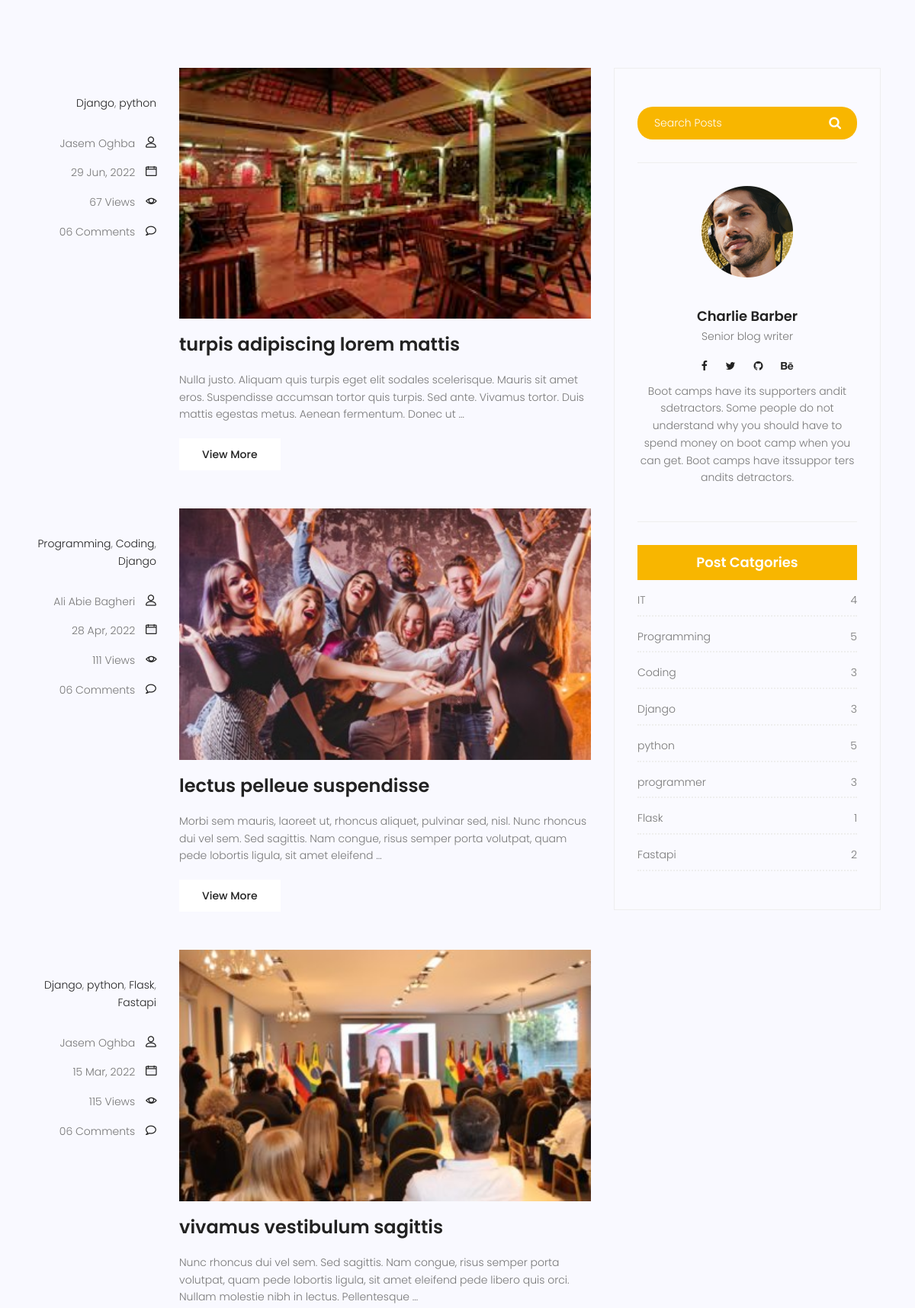
The page /blog/category/Django/ (middle part) on the database as committed earlier.
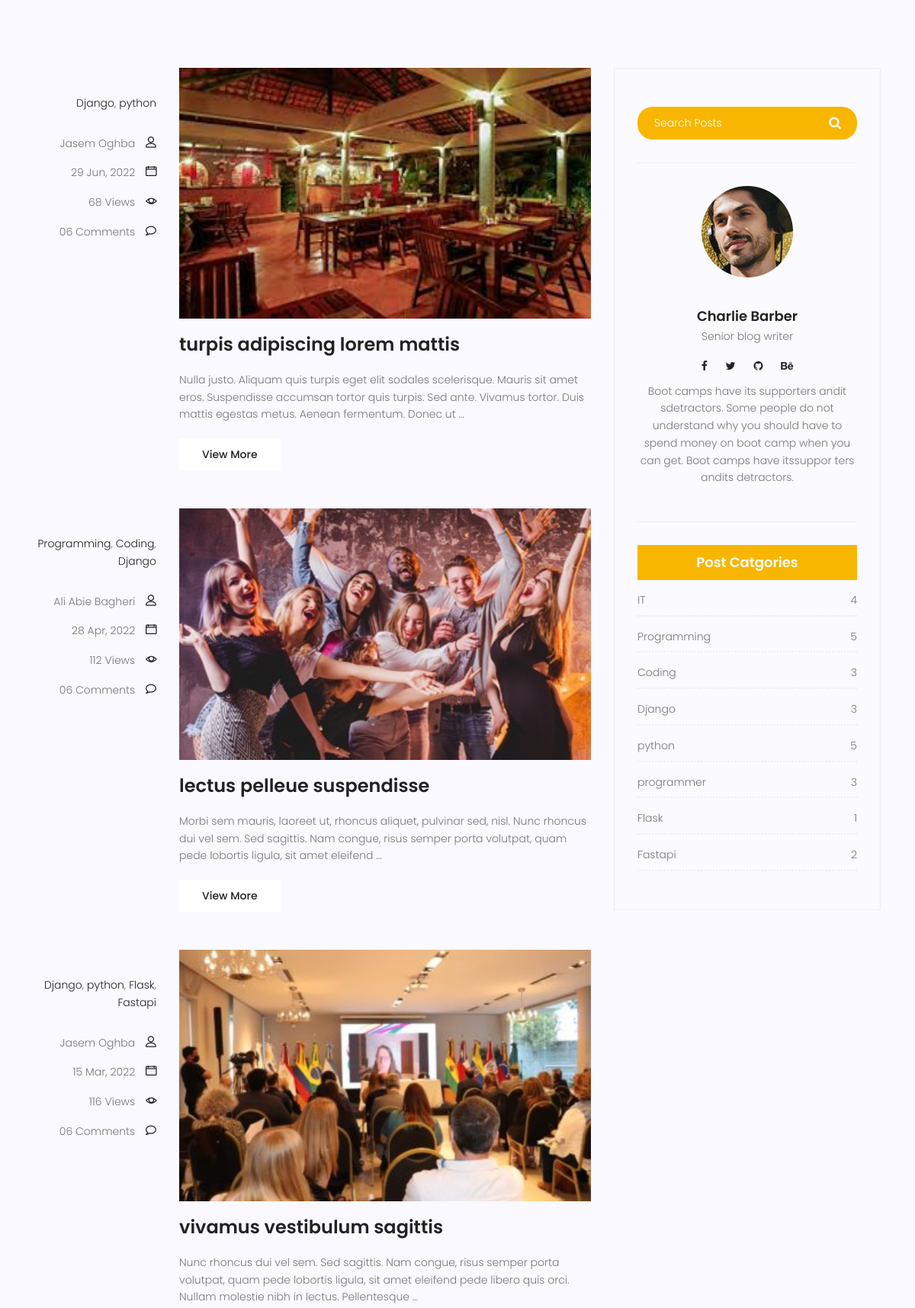
The same page on the database as committed later.
### blog/models.py (models this page shows, shortened)
class Category(models.Model):
    name = models.CharField(max_length=255)

class Post(models.Model):
    author = models.ForeignKey(to=User, on_delete=models.SET_NULL, null=True)
    image = models.ImageField(upload_to='blog_post/', default='blog_post/default.jpg')
    title = models.CharField(max_length=255)
    content = models.TextField()
    category = models.ManyToManyField(to=Category)
    counted_views = models.IntegerField(default=0)
    status = models.BooleanField(default=False)
    publish_date = models.DateTimeField(null=True)
    created_date = models.DateTimeField(auto_now_add=True)
    updated_date = models.DateTimeField(auto_now=True)
    class Meta:
        ordering = ['-publish_date']
    def snippet(self):
        words = self.content.split()[:30]
        return f'{" ".join(words)} ...'

### blog/views.py (the view)
# urls.py: path('', blog_home_view, name='home'),
def blog_home_view(request, **kwargs):
    all_post = Post.objects.filter(publish_date__lte=timezone.now(), status=True)
    if kwargs.get('cat_name') is not None:
        all_post = all_post.filter(category__name=kwargs['cat_name'])
    if kwargs.get('author_username') is not None:
        all_post = all_post.filter(author__username=kwargs['author_username'])
    paginator = Paginator(all_post, 3)
    try:
        page_number = request.GET.get('page')
        all_post_pages = paginator.get_page(page_number)
    except PageNotAnInteger:
        all_post_pages = paginator.get_page(1)
    except EmptyPage:
        all_post_pages = paginator.get_page(1)
    context = {'all_post_pages': all_post_pages}
    return render(request, template_name='blog/blog-home.html', context=context)

### blog/templatetags/blog_tags.py (called while the page is built)
@register.inclusion_tag('blog/blog-post-category.html')
def post_categories():
    categories = Category.objects.all()
    posts = Post.objects.filter(publish_date__lte=timezone.now(), status=True)
    post_categories_count = {}
    for category in categories:
        post_categories_count[category.name] = posts.filter(category=category).count()
    return {'post_cats_count': post_categories_count}

### blog/templates/blog/blog-home.html (shortened to what this page needs)
{% extends 'base.html' %}
{% load blog_tags %}
{% load static %}
{% block content %}
<section class="top-category-widget-area pt-90 pb-90 ">
</section>
<section class="post-content-area">
    <div class="container">
        <div class="row">
            <div class="col-lg-8 posts-list">
                {% for post in all_post_pages %}
                    <div class="single-post row">
                    <div class="col-lg-3  col-md-3 meta-details">
                        <ul class="tags">
                            {% for cat in post.category.all %}
                                <li>
                                    <a href="{% url 'blog:category' cat_name=cat.name %}">{{ cat.name }}</a>{% if not forloop.last %},{% endif %}
                                </li>
                            {% endfor %}
                        </ul>
                        <div class="user-details row">
                            <p class="user-name col-lg-12 col-md-12 col-6"><a href="{% url 'blog:author' author_username=post.author.username %}">{{ post.author.get_full_name }}</a> <span
                                    class="lnr lnr-user"></span></p>
                            <p class="date col-lg-12 col-md-12 col-6"><a href="#">{{ post.publish_date | date:'d M, Y' }}</a> <span
                                    class="lnr lnr-calendar-full"></span></p>
                            <p class="view col-lg-12 col-md-12 col-6"><a href="#">{{ post.counted_views }} Views</a> <span
                                    class="lnr lnr-eye"></span></p>
                            <p class="comments col-lg-12 col-md-12 col-6"><a href="#">06 Comments</a> <span
                                    class="lnr lnr-bubble"></span></p>
                        </div>
                    </div>
                    <div class="col-lg-9 col-md-9 ">
                        <div class="feature-img">
                            <img class="img-fluid" src="{{ post.image.url }}" alt="">
                        </div>
                        <a class="posts-title" href="{% url 'blog:single' post.id %}"><h3>{{ post.title }}</h3>
                        </a>
                        <p class="excert">
                            {{ post.content|truncatewords:30 }}
                        </p>
                        <a href="{% url 'blog:single' post.id %}" class="primary-btn">View More</a>
                    </div>
                </div>
                {% endfor %}
            </div>
            <div class="col-lg-4 sidebar-widgets">
                <div class="widget-wrap">
                    {% include 'blog/blog-search.html' %}
                    {% include 'blog/blog-writer.html' %}
                    {% post_categories %}
                </div>
            </div>
        </div>
    </div>
</section>
{% endblock %}

### templates/base.html (shortened to what this page needs)
<!DOCTYPE html>
<html lang="zxx" class="no-js">
<head>
    {% load static %}
    <link rel="stylesheet" href="{% static 'css/linearicons.css' %}">
    <link rel="stylesheet" href="{% static 'css/font-awesome.min.css' %}">
    <link rel="stylesheet" href="{% static 'css/bootstrap.css' %}">
    <link rel="stylesheet" href="{% static 'css/magnific-popup.css' %}">
    <link rel="stylesheet" href="{% static 'css/jquery-ui.css' %}">
    <link rel="stylesheet" href="{% static 'css/nice-select.css' %}">
    <link rel="stylesheet" href="{% static 'css/animate.min.css' %}">
    <link rel="stylesheet" href="{% static 'css/owl.carousel.css' %}">
    <link rel="stylesheet" href="{% static 'css/main.css' %}">
</head>
<body>
{% block content %}
{% endblock %}
</body>
</html>

### blog/templates/blog/blog-search.html
{% load static %}
<div class="single-sidebar-widget search-widget">
    <form class="search-form" action="{% url 'blog:search' %}" method="get">
        <input placeholder="Search Posts" name="s" type="text" onfocus="this.placeholder = ''"
               onblur="this.placeholder = 'Search Posts'">
        <button type="submit"><i class="fa fa-search"></i></button>
    </form>
</div>

### blog/templates/blog/blog-writer.html
{% load static %}
<div class="single-sidebar-widget user-info-widget">
    <img src="{% static 'img/blog/user-info.png' %}" alt="">
    <a href="#"><h4>Charlie Barber</h4></a>
    <p>
        Senior blog writer
    </p>
    <ul class="social-links">
        <li><a href="#"><i class="fa fa-facebook"></i></a></li>
        <li><a href="#"><i class="fa fa-twitter"></i></a></li>
        <li><a href="#"><i class="fa fa-github"></i></a></li>
        <li><a href="#"><i class="fa fa-behance"></i></a></li>
    </ul>
    <p>
        Boot camps have its supporters andit sdetractors. Some people do not understand why you
        should have to spend money on boot camp when you can get. Boot camps have itssuppor ters
        andits detractors.
    </p>
</div>

### blog/templates/blog/blog-post-category.html
{% load static %}
<div class="single-sidebar-widget post-category-widget">
    <h4 class="category-title">Post Catgories</h4>
    <ul class="cat-list">
       {% for post_cat, count in post_cats_count.items %}
            <li>
                <a href="{% url 'blog:category' cat_name=post_cat %}" class="d-flex justify-content-between">
                    <p>{{ post_cat }}</p>
                    <p>{{ count }}</p>
                </a>
            </li>
       {% endfor %}
    </ul>
</div>

Rows that differ between the two databases and show on the page:
changed Post "turpis adipiscing lorem mattis": counted_views "67" → "68"
changed Post "lectus pelleue suspendisse": counted_views "111" → "112"
changed Post "vivamus vestibulum sagittis": counted_views "115" → "116"
